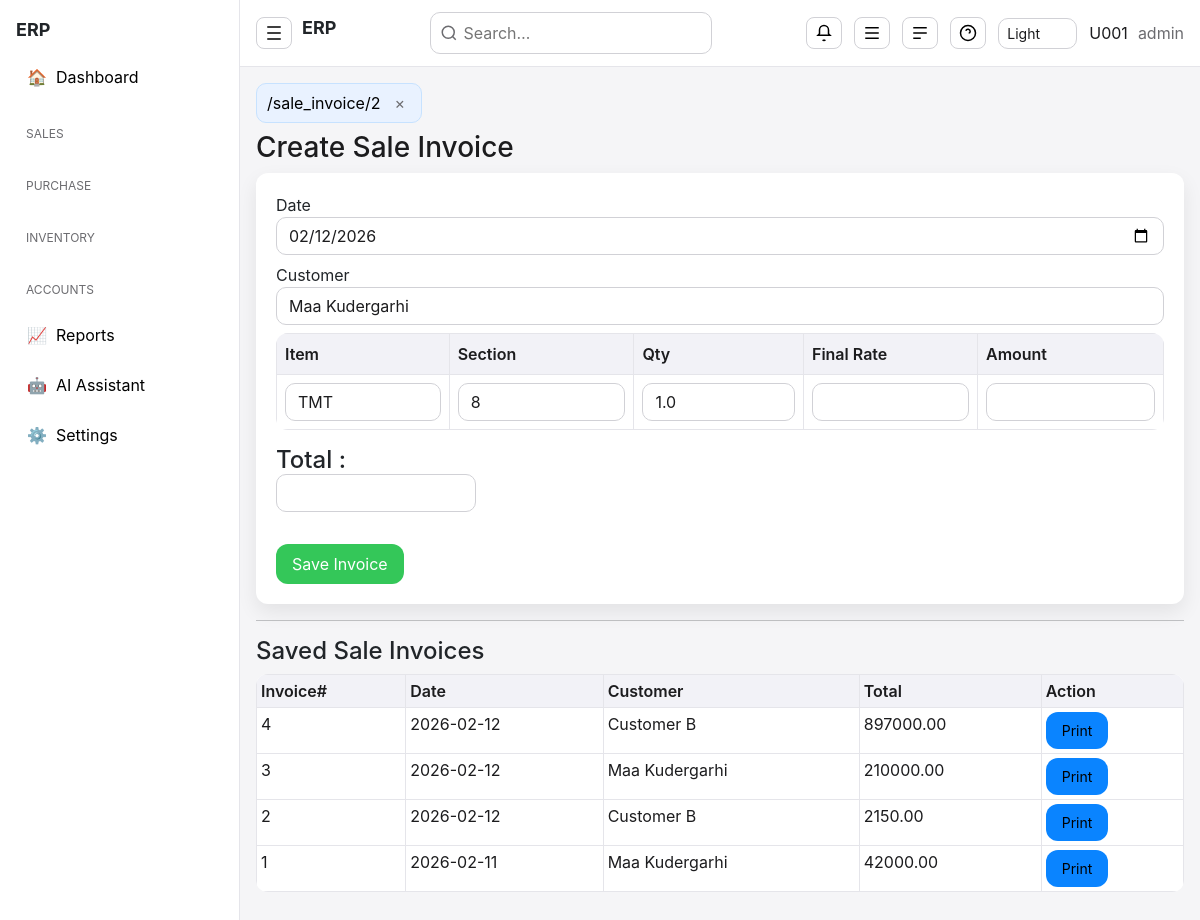
Page /sale_invoice/2 (signed in) on the committed database.
### tables this page shows
CREATE TABLE acc_mast(
 acc_id INTEGER PRIMARY KEY AUTOINCREMENT,
 acc_name TEXT,
 acc_type TEXT
, mobile TEXT, pan TEXT, gstin TEXT, address TEXT, city TEXT, state TEXT);

CREATE TABLE loading_advice_body(
 id INTEGER PRIMARY KEY AUTOINCREMENT,
 la_id INTEGER,
 so_id INTEGER,
 po_id INTEGER,
 item_id INTEGER,
 qty REAL,
 purchase_rate REAL,
 sale_rate REAL,
 rate_diff REAL,
 amount REAL
, item_name TEXT, section TEXT, part TEXT);

CREATE TABLE item_mast(
 item_id INTEGER PRIMARY KEY AUTOINCREMENT,
 item_name TEXT
);

CREATE TABLE sale_invoice_head(
    inv_id INTEGER PRIMARY KEY AUTOINCREMENT,
    la_id INTEGER,
    customer TEXT,
    inv_date TEXT,
    cgst REAL,
    sgst REAL,
    igst REAL,
    total REAL
);

### app.py (the view, shortened to what this page needs)
@app.route("/sale_invoice/<int:la_id>",methods=["GET","POST"])
def sale_invoice(la_id):
    if "user" not in session:
        return redirect("/")
    con=db()
    customer=con.execute("""
        SELECT a.acc_name
        FROM loading_advice_body b
        JOIN sale_orders s ON b.so_id=s.so_id
        JOIN acc_mast a ON s.acc_id=a.acc_id
        WHERE b.la_id=?
        LIMIT 1
    """,(la_id,)).fetchone()
    rows=con.execute("""
        SELECT i.item_name,b.section,b.qty
        FROM loading_advice_body b
        JOIN sale_orders s ON b.so_id=s.so_id
        JOIN item_mast i ON s.item_id=i.item_id
        WHERE b.la_id=?
    """,(la_id,)).fetchall()
    return render_template(
        "sale_invoice.html",
        la_id=la_id,
        rows=rows,
        customer=customer["acc_name"],
        today=today(),
        invoices=con.execute("""
            SELECT inv_id,inv_date,customer,total
            FROM sale_invoice_head
            ORDER BY inv_id DESC
        """).fetchall()
    )

### app.py (called while the page is built)
def today():
    return date.today().isoformat()

def db():
    con = getattr(g, "_db", None)
    if con is None:
        con = sqlite3.connect(DB)
        con.row_factory = sqlite3.Row
        g._db = con
    return con

### templates/sale_invoice.html (shortened to what this page needs)
{% extends "base.html" %}
{% block content %}
<h3>Create Sale Invoice</h3>
<form method="post">
<label>Date</label>
<input type="date" name="date" value="{{today}}" class="form-control mb-2">
<label>Customer</label>
<input name="customer" value="{{customer}}" class="form-control mb-2" readonly>
<table class="table table-bordered">
<tr>
<th>Item</th>
<th>Section</th>
<th>Qty</th>
<th>Final Rate</th>
<th>Amount</th>
</tr>
<tbody id="rows">
{% for r in rows %}
<tr>
<td>
<input name="item" value="{{r[0]}}" class="form-control" readonly>
</td>
<td>
<input name="section" value="{{r[1]}}" class="form-control" readonly>
</td>
<td>
<input name="qty" value="{{r[2]}}" class="form-control qty" readonly>
</td>
<td>
<input name="rate" class="form-control rate" oninput="calc(this)">
</td>
<td>
<input name="amount" class="form-control amount" readonly>
</td>
</tr>
{% endfor %}
</tbody>
</table>
<h4>
Total :
<input id="grand_total" name="grand_total"
class="form-control"
style="width:200px"
readonly>
</h4>
<br>
<button class="btn btn-success">Save Invoice</button>
</form>
<hr>
<h4>Saved Sale Invoices</h4>
<div class="table-responsive">
<table class="table table-bordered table-sm">
  <thead>
    <tr>
      <th>Invoice#</th>
      <th>Date</th>
      <th>Customer</th>
      <th>Total</th>
      <th>Action</th>
    </tr>
  </thead>
  <tbody>
    {% for inv in invoices or [] %}
    <tr>
      <td>{{ inv[0] }}</td>
      <td>{{ inv[1] }}</td>
      <td>{{ inv[2] }}</td>
      <td>{{ '%.2f'|format(inv[3]) }}</td>
      <td>
        <a class="btn btn-primary btn-sm" href="/print_invoice/{{ inv[0] }}">Print</a>
      </td>
    </tr>
    {% endfor %}
  </tbody>
</table>
</div>
{% endblock %}

### static/css/style.css (style rules this page uses)
body { background:#f5f5f7; font-family: -apple-system,BlinkMacSystemFont, "Segoe UI",Roboto,Ubuntu; }
* { box-sizing:border-box }
body { --center-scale:1 }
.btn { border-radius:12px; padding:8px 16px; }
.btn-primary { background:#0a84ff;border:none }
.btn-success { background:#34c759;border:none }
input, select { background:#ffffff !important; color:#1c1c1e !important; border-radius:10px !important; border:1px solid #d1d1d6 !important; }
.table { background:#ffffff; border-radius:12px; overflow:hidden; }
.table th { background:#f2f2f7; color:#1c1c1e; font-weight:600; }
.table td { color:#1c1c1e }
.table th, .table td { border:1px solid #e5e5ea !important }
a { color:#0a84ff;text-decoration:none }
h1,h2,h3 { color:#1c1c1e }
form { background:#ffffff; padding:20px; border-radius:12px; box-shadow:0 8px 20px rgba(0,0,0,0.08); }
table,.table { border-collapse:collapse !important }
html:not([data-theme="dark"]) a { color:#000 !important }

### rows in the picture
acc_mast: customer "Maa Kudergarhi"
loading_advice_body: item "TMT", section "8", qty "1.0"
sale_invoice_head: inv_id "4", inv_date "2026-02-12", customer "Customer B", total "897000.00"
sale_invoice_head: inv_id "3", inv_date "2026-02-12", customer "Maa Kudergarhi", total "210000.00"
sale_invoice_head: inv_id "2", inv_date "2026-02-12", customer "Customer B", total "2150.00"
sale_invoice_head: inv_id "1", inv_date "2026-02-11", customer "Maa Kudergarhi", total "42000.00"

### other values in the picture
{{ session.user or '' }} "U001"
{{ session.role or '' }} "admin"
